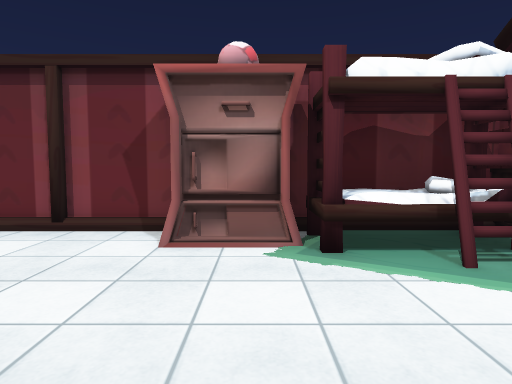
View 1 (above)

15 first-person views from a walk through a 3-D level made in the Unity game engine. The camera is 1.2 m above the floor, tilts 4° down and sees 75° across. The floor is counted in squares, 1 m on a side. Each view is taken from the middle of a square. On the plan, view 1 faces up. The plan holds only what a view shows up to about 14 squares ahead; the rest is blank. Some surface patterns are stand-ins.

View 2
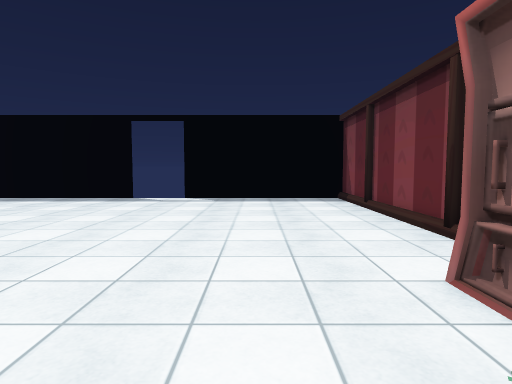

View 3
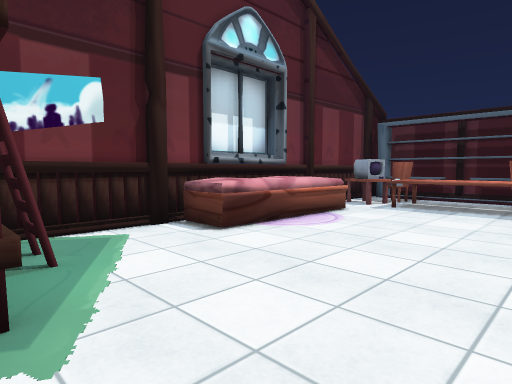

View 4
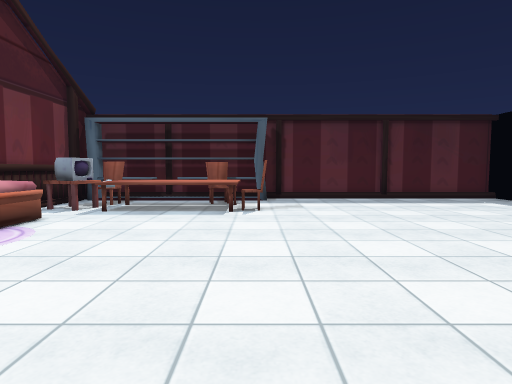

View 5
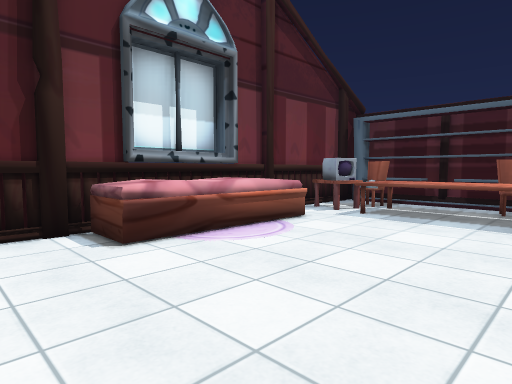

View 6
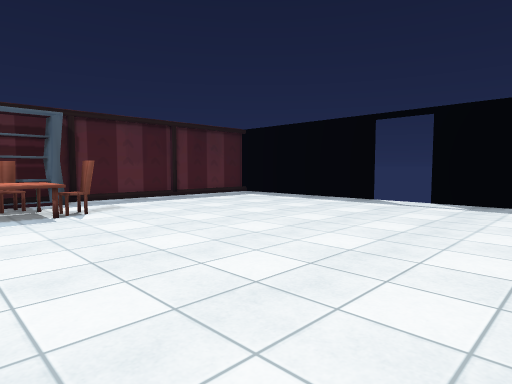

View 7
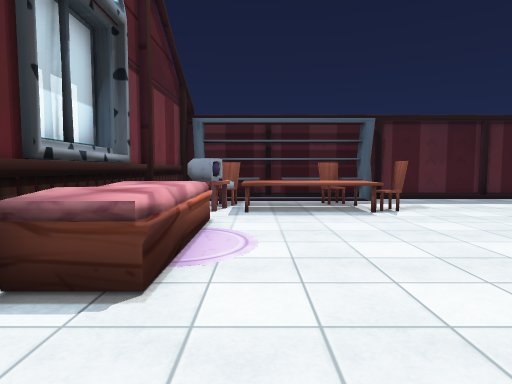

View 8
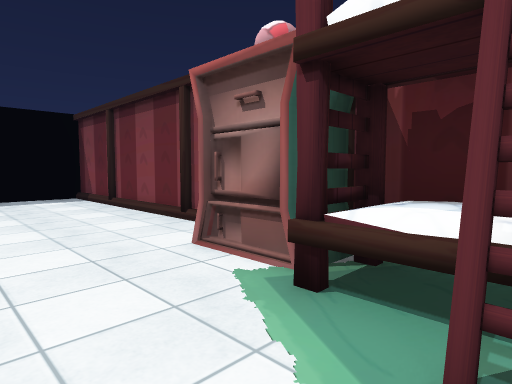

View 9
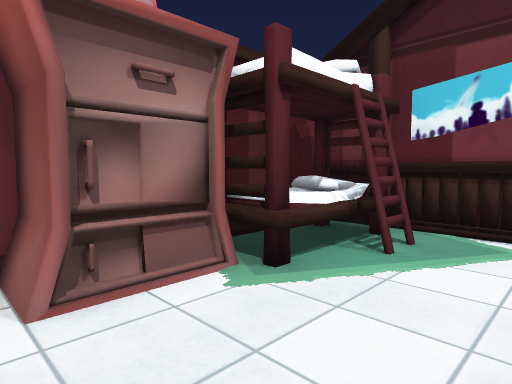

View 10
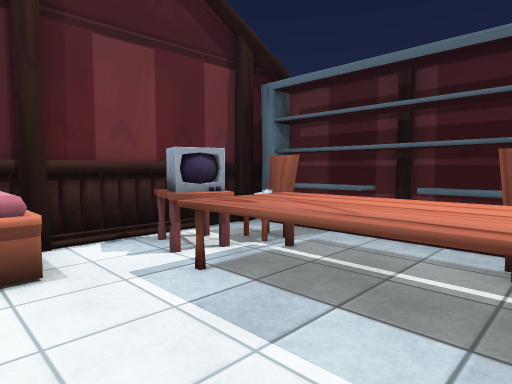

View 11
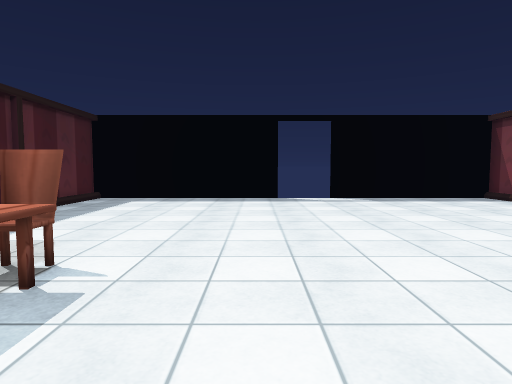

View 12
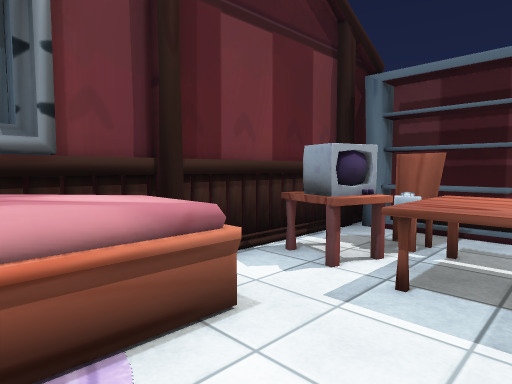

View 13
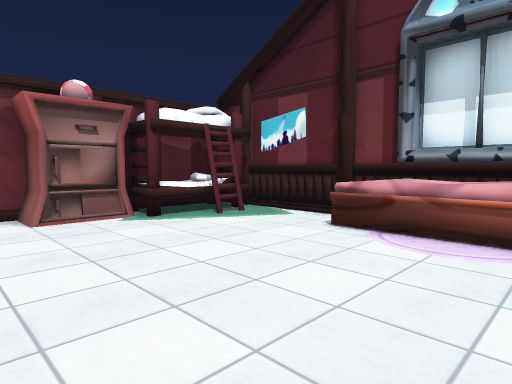

View 14
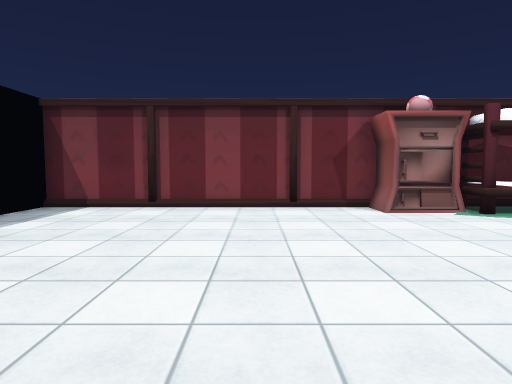

View 15
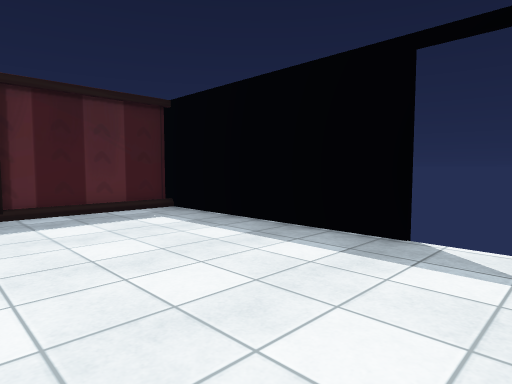

### Floor plan
Points are (right, up) in squares from view 1. A wall is a line through its corners. A room is listed if a view was taken in it or the views show most of it. See-through windows are left out.
Room 1 (views 1, 2, 3, 4, 5, 6, 7, 8, 9, 10, 11, 12, 13, 14, 15)
walls: (-2.9, -9.6) (4.6, -9.6) (4.6, 6.5) (0.5, 6.5); (-7.1, -9.6) (-3, -9.6); (4.8, -2.7) (4.8, 0); (-1.1, 6.5) (-11.8, 6.5); (2.5, 4.2) (3.5, 4.2); (2.5, 4.3) (2.5, 4.5); (5.2, -2.8) (5.2, -0.1); (3.3, 4.1) (3.3, 4.3) (2.6, 4.3) (2.6, 4.1); (3.5, 4.1) (2.5, 4.1); (-11.5, -9.6) (-7.3, -9.6)
low walls: (2.6, 4.1) (3.3, 4.1)
ways out: gap at (-12, -2); gap at (-12, 0)
objects: chair (-2, -6); shelf (-1, -9) to (3, -9); chair (-1, -8) to (0, -7); other object (-1, -7) to (2, -5); other object (-1, 5) to (0, 5); bed (1, 5) to (4, 6); chair (3, -8) to (3, -7); TV (3, -6) to (4, -6); sofa (3, -4) to (4, 1); other object (4, -7)

Where each view was taken, in squares from view 1:
view 1: 0 up, 0 right, facing up
view 2: 3 up, 2 right, facing left
view 3: 5 up, 2 left, facing down-right
view 4: 4 up, 2 left, facing down
view 5: 3 up, 2 left, facing down-right
view 6: 4 up, 1 right, facing down-left
view 7: 4 up, 2 right, facing down
view 8: 2 up, 3 right, facing up-left
view 9: 2 up, 2 left, facing up-right
view 10: 3 down, 1 left, facing down-right
view 11: 3 down, 2 right, facing left
view 12: 2 down, 1 right, facing down-right
view 13: 3 down, 3 left, facing up-right
view 14: 4 down, 5 left, facing up
view 15: 0 up, 6 left, facing down-left
